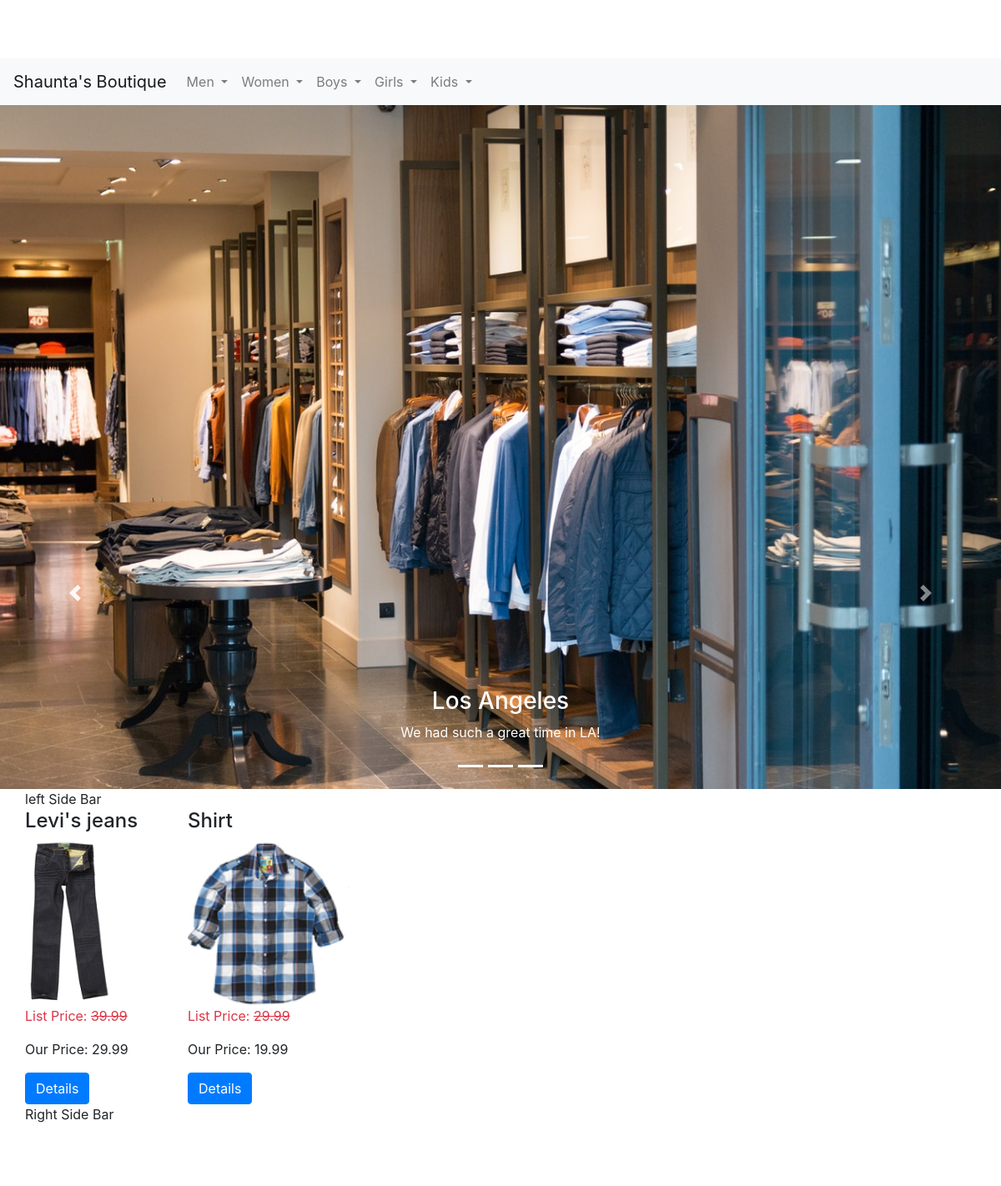
Screenshot of /ecomerce/index.php with the database file from the repository.
### tables this page shows
CREATE TABLE `categories` (
  `id` int(11) NOT NULL,
  `category` varchar(255) NOT NULL,
  `perent` int(11) NOT NULL DEFAULT '0'
);

CREATE TABLE `products` (
  `id` int(11) NOT NULL,
  `title` varchar(255) NOT NULL,
  `price` decimal(10,2) NOT NULL,
  `list_price` decimal(10,2) NOT NULL,
  `brand` int(11) NOT NULL,
  `categories` varchar(255) NOT NULL,
  `image` varchar(255) NOT NULL,
  `description` text NOT NULL,
  `featured` tinyint(4) NOT NULL DEFAULT '0',
  `sizes` text NOT NULL
);

### ecomerce/index.php (the view)
<?php
	require_once 'core/init.php';
 	include 'includes/head.php';
 	include 'includes/navigation.php';
 	include 'includes/headerfull.php';
 	include 'includes/leftbar.php';
 	$featsql = "SELECT * FROM `products` WHERE featured = 1";
 	$featured = $db	-> query($featsql);
?>
		<div class="col-md-8">
			<div class="row">
				<?php while ($product = mysqli_fetch_assoc($featured)): ?>
					<div class="col-md-3">
						<h4><?php echo $product['title'];?></h4>
						<img src="<?php echo $product['image'];?>" alt="<?php echo $product['title'];?>" class="img-thumb">
						<p class="list-price text-danger">List Price: <s><?php echo $product['list_price'];?></s></p>
						<p class="price">Our Price: <?php echo $product['price'];?></p>
						<button type="button" class="btn btn-primary" onclick="detailsmodal(<?php echo $product['id'];?>)">Details</button>
					</div>
				<?php endwhile;  ?>
			</div>
		</div>
<?php
	include 'includes/rightbar.php';
	include 'includes/footer.php';
 ?>

### ecomerce/includes/head.php (shortened to what this page needs)
<!DOCTYPE html>
<html>
<head>
	<link rel="stylesheet" href="https://maxcdn.bootstrapcdn.com/bootstrap/4.0.0/css/bootstrap.min.css">
	<link rel="stylesheet" type="text/css" href="css/main.css">
</head>
<body>

### ecomerce/includes/navigation.php (shortened to what this page needs)
<?php
  $psql = "SELECT * FROM `categories` WHERE perent = 0";
    $pquery = $db -> query($psql);
?>
<nav class="navbar navbar-expand-lg navbar-light bg-light">
  <a class="navbar-brand" href="#">Shaunta's Boutique</a>
  <div class="collapse navbar-collapse" id="navbarNavDropdown">
    <ul class="navbar-nav">
        <?php while ($perent = mysqli_fetch_assoc($pquery)): ?>
      <li class="nav-item dropdown">
        <a class="nav-link dropdown-toggle" href="#" id="navbarDropdownMenuLink" data-toggle="dropdown" aria-haspopup="true" aria-expanded="false">
         <?php echo $perent['category'] ?>
        </a>
      </li>
      <?php endwhile; ?>
    </ul>
  </div>
</nav>

### ecomerce/includes/headerfull.php (shortened to what this page needs)
<?php
	$sqlcarousel =  "SELECT * FROM `carusel image` WHERE 1";
	$carouselresult = $db -> query($sqlcarousel);
	$count = 0;
  ?>
<div class="row">
	<div id="demo" class="carousel slide" data-ride="carousel">
	  <ul class="carousel-indicators">
	  	<?php while (mysqli_fetch_assoc($carouselresult)): ?>
	    <li data-target="#demo" data-slide-to="<?php echo $count++; ?>" class="active"></li>
	     <?php endwhile; ?>
	  </ul>
	  <div class="carousel-inner">
	  	<div class="carousel-item active">
	      <img class="car_img" src="images/headerlogo/slider1.jpeg">
	      <div class="carousel-caption">
	        <h3>Los Angeles</h3>
	        <p>We had such a great time in LA!</p>
	      </div>
	    </div>
	    </div>
	    </div>
	  </div>
	  <a class="carousel-control-prev" href="#demo" data-slide="prev">
	    <span class="carousel-control-prev-icon"></span>
	  </a>
	  <a class="carousel-control-next" href="#demo" data-slide="next">
	    <span class="carousel-control-next-icon"></span>
	  </a>
	<div class="container-fluid">

### ecomerce/includes/leftbar.php
<div class="col-md-2">left Side Bar</div>

### ecomerce/includes/rightbar.php
<div class="col-md-2">Right Side Bar</div>

### ecomerce/includes/footer.php (shortened to what this page needs)
	</div>
	<footer id="footers" class="text-center">&copy;All right received</footer>
</body>
</html>

### ecomerce/css/main.css (style rules this page uses)
.img-thumb { width: auto; height: 200px; }
#footers { margin-top: 50px; }
.car_img { width: 100%; }

### rows the page displays
categories: category "Men"
categories: category "Women"
categories: category "Boys"
categories: category "Girls"
categories: category "Kids"
products: title "Levi's jeans", image (picture), list_price "39.99", price "29.99"
products: title "Shirt", image (picture), list_price "29.99", price "19.99"
